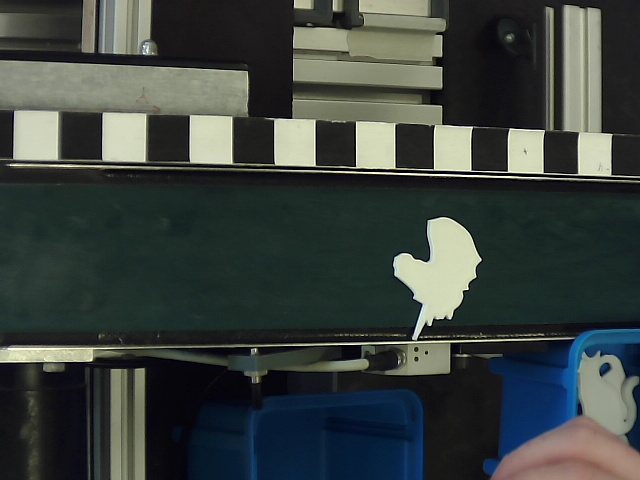
#> input picture misc/vision/test/pictures/bild_105.jpg, 640 x 480 px, found by its file name
$ python bild_analyse_mit_numerierung.py
#> lines starting #> are read from the running program, lines starting #| are printed output that depends on the picture; after the words box and inside, x2 and y2 are one past the last pixel; in counts of white or black regions, pixels touching at a corner belong together
import cv2
import numpy as np

# ---------------------------------------------------------
# 1. Kamera-Kalibrierungsdaten
# ---------------------------------------------------------
camera_matrix = np.array([
    [2710.666860974311, 0.0, 367.8525523358933],
    [0.0, 2766.057464263328, 245.68063913559047],
    [0.0, 0.0, 1.0]
], dtype=np.float32)

dist_coeff = np.array([
    -1.4668410355213393,
    -19.46254234953102,
    -0.0022364037989029096,
    -0.03440200232868026,
    450.2793784546618
], dtype=np.float32)

# ---------------------------------------------------------
# 2. Bild einlesen
# ---------------------------------------------------------
image = cv2.imread("/home/louis/Sync/Studium/4._Semester/Robotik_Projekt/OpenCVTest/test/pictures/bild_105.jpg")
#> image is the input picture: shape (480, 640, 3); mean B, G, R 62.6, 66.2, 59

if image is None:
    raise ValueError("Bild konnte nicht geladen werden!")

# ---------------------------------------------------------
# 3. Bild entzerren
# ---------------------------------------------------------
h, w = image.shape[:2]
#> h = 480; w = 640

# Optimierte neue Kameramatrix (optional, aber empfohlen)
new_camera_matrix, _ = cv2.getOptimalNewCameraMatrix(
    camera_matrix, dist_coeff, (w, h), 1, (w, h)
)

# Entzerrtes Bild erzeugen
undistorted = cv2.undistort(image, camera_matrix, dist_coeff, None, new_camera_matrix)
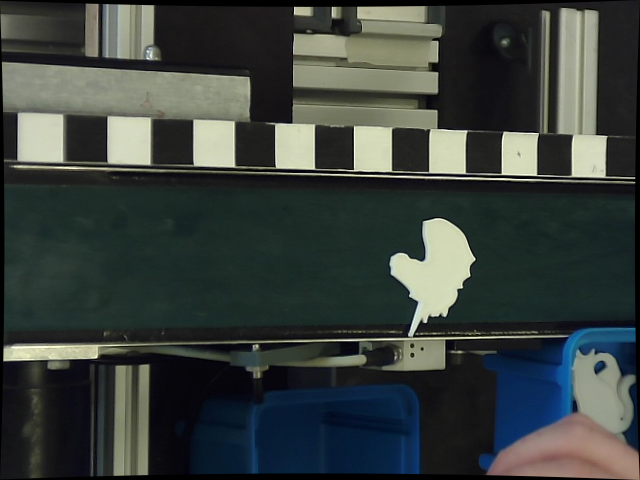
#> undistorted: shape (480, 640, 3); mean B, G, R 60.9, 64.4, 57.5

# ---------------------------------------------------------
# 4. ROI Definition (x, y, breite, höhe) – jetzt im ENTZERRTEN Bild!
# ---------------------------------------------------------
#interest_roi = (10, 113, 615, 194)
interest_roi = (10, 165, 615, 180) # nur für testbilder

x, y, w, h = interest_roi

roi = undistorted[y:y+h, x:x+w]
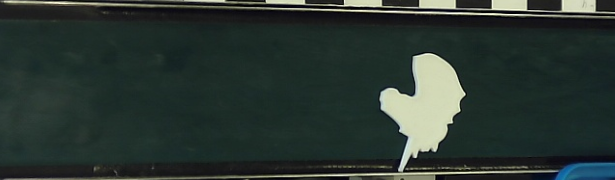
#> roi: shape (180, 615, 3); mean B, G, R 49.7, 54.9, 42.9

# ---------------------------------------------------------
# 5. Weiterverarbeitung wie bisher
# ---------------------------------------------------------
gray = cv2.cvtColor(roi, cv2.COLOR_BGR2GRAY)
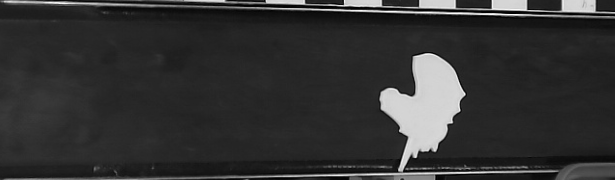
#> gray: shape (180, 615); min 0, max 253, mean 50.7
blur = cv2.GaussianBlur(gray, (5, 5), 0)
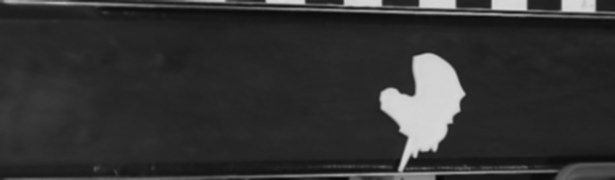
#> blur: shape (180, 615); min 6, max 217, mean 50.7
_, thresh = cv2.threshold(blur, 0, 255, cv2.THRESH_BINARY + cv2.THRESH_OTSU)
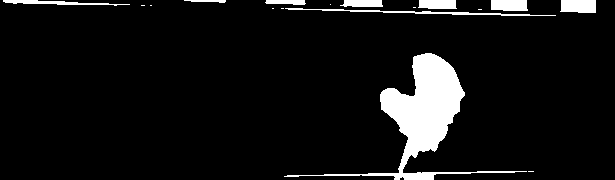
#> thresh: shape (180, 615); 7.5% white; 17 white regions (8 under 20 px)

result = cv2.findContours(thresh, cv2.RETR_EXTERNAL, cv2.CHAIN_APPROX_SIMPLE)
#> result = 17 contours, 8 with area under 20; largest, box (x1, y1, x2, y2) and area: (284, 53, 527, 180) 5386, (560, 0, 596, 13) 392, (491, 0, 528, 11) 340, (418, 0, 457, 9) 280, (285, 8, 556, 16) 240
contours = result[0] if len(result) == 2 else result[1]
#> contours has the same summary as result

contours = [cnt for cnt in contours if cv2.contourArea(cnt) >= 4500]
#> contours = 1 contour; box (x1, y1, x2, y2) and area: (284, 53, 527, 180) 5386
contours = sorted(contours, key=lambda cnt: cv2.moments(cnt)["m10"] / cv2.moments(cnt)["m00"], reverse=True)

if not contours:
    raise RuntimeError("Keine Konturen im ROI gefunden.")

contour = contours[0]
#> contour = contour of 220 points, box (x1, y1, x2, y2) (284, 53, 527, 180), area 5386

print(f"\n{'='*50}")
print(f"  {len(contours)} Kontur(en) im ROI erkannt")
#|   1 Kontur(en) im ROI erkannt
print(f"{'='*50}")


area = cv2.contourArea(contour)
#> area = 5385.5
perimeter = cv2.arcLength(contour, True)
#> perimeter = 884.9
compactness = (4 * np.pi * area) / (perimeter ** 2) if perimeter != 0 else 0
#> compactness = 0.0864

M = cv2.moments(contour)
#> M = moments, m00 5385.5, centre m10/m00, m01/m00 = (423.7, 110.2)
if M["m00"] != 0:
    cx_roi = int(M["m10"] / M["m00"])
#> cx_roi = 423
    cy_roi = int(M["m01"] / M["m00"])
#> cy_roi = 110
else:
    cx_roi, cy_roi = 0, 0

# Schwerpunkt zurück ins Gesamtbild (ENTZERRT)
cx = cx_roi + x
#> cx = 433
cy = cy_roi + y
#> cy = 275

nummer = 1
print(f"\n  Kontur #{nummer}:")
print(f"    Fläche:       {area:.2f} px²")
#|     Fläche:       5385.50 px²
print(f"    Umfang:       {perimeter:.2f} px")
#|     Umfang:       884.86 px
print(f"    Kompaktheit:  {compactness:.3f}")
#|     Kompaktheit:  0.086
print(f"    Schwerpunkt:  ({cx}, {cy})")
#|     Schwerpunkt:  (433, 275)

contour_global = contour + np.array([[x, y]])
#> contour_global = 220 rows, first 8: [435, 218], [434, 219], [431, 219], [430, 220], [427, 220], [426, 221], [424, 221], [423, 222]
cv2.drawContours(undistorted, [contour_global], -1, (0, 255, 0), 2)
cv2.circle(undistorted, (cx, cy), 5, (0, 0, 255), -1)
#> undistorted: shape (480, 640, 3); mean B, G, R 60, 65.3, 56.6
cv2.putText(undistorted, f"#{nummer}", (cx + 10, cy - 10),
            cv2.FONT_HERSHEY_SIMPLEX, 0.7, (255, 0, 0), 2)

print(f"\n{'='*50}\n")

# ROI anzeigen
cv2.rectangle(undistorted, (x, y), (x + w, y + h), (255, 0, 255), 2)
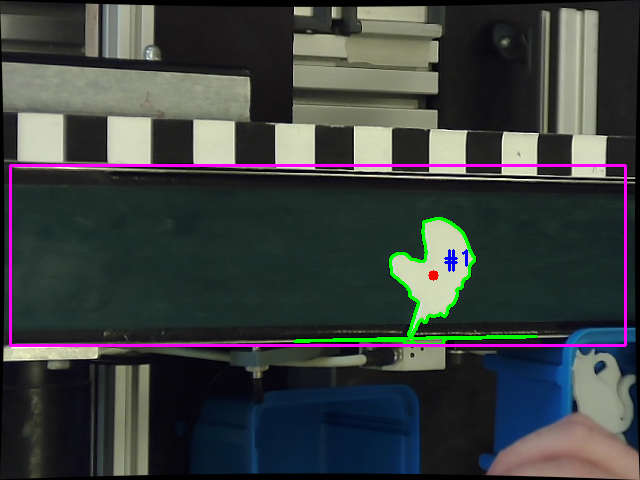
#> undistorted: shape (480, 640, 3); mean B, G, R 62.9, 63.8, 59.2

cv2.imshow("Ergebnis (entzerrt)", undistorted)
cv2.imshow("ROI Threshold", thresh)

cv2.waitKey(0)
cv2.destroyAllWindows()

$ run again, with misc/vision/test/pictures/bild_0.jpg copied over misc/vision/test/pictures/bild_105.jpg
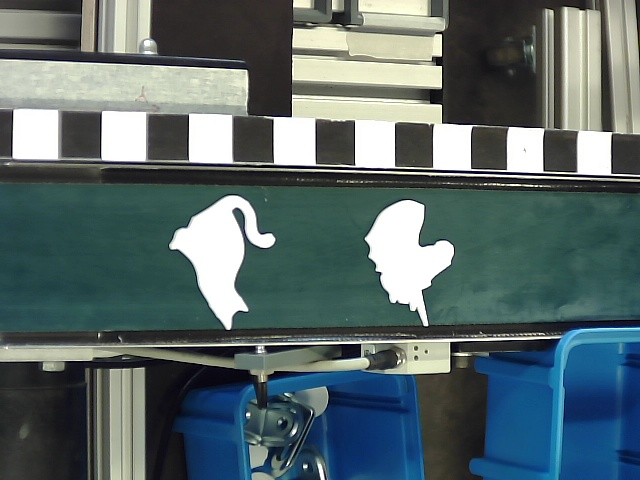
#> input picture misc/vision/test/pictures/bild_0.jpg, 640 x 480 px, found by its file name
#> image is the input picture: shape (480, 640, 3); mean B, G, R 106.7, 105.5, 89.4
#> `_, thresh = cv2.threshold(blur, 0, 255, cv2.THRESH_BINARY + cv2.THRESH..`:
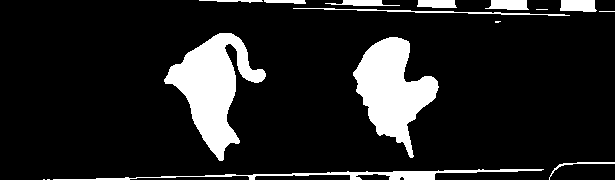
#> thresh: shape (180, 615); 13.1% white; 16 white regions (5 under 20 px)
#> result = 16 contours, 5 with area under 20; largest, box (x1, y1, x2, y2) and area: (164, 33, 266, 161) 5463, (353, 37, 439, 158) 5094, (53, 169, 544, 180) 880, (560, 0, 597, 12) 348, (485, 0, 529, 10) 306
#> `contours = result[0] if len(result) == 2 else result[1]`: contours has the same summary as result
#> `contours = [cnt for cnt in contours if cv2.contourArea(cnt) >= 4500]`: contours = 2 contours; box (x1, y1, x2, y2) and area: (164, 33, 266, 161) 5463, (353, 37, 439, 158) 5094
#> contour = contour of 167 points, box (x1, y1, x2, y2) (353, 37, 439, 158), area 5094
#|   2 Kontur(en) im ROI erkannt
#> area = 5093.5
#> perimeter = 383.3
#> compactness = 0.436
#> M = moments, m00 5093.5, centre m10/m00, m01/m00 = (391.8, 88.76)
#> cx_roi = 391
#> cy_roi = 88
#> cx = 401
#> cy = 253
#|     Fläche:       5093.50 px²
#|     Umfang:       383.26 px
#|     Kompaktheit:  0.436
#|     Schwerpunkt:  (401, 253)
#> contour_global = 167 rows, first 8: [399, 202], [398, 203], [396, 203], [395, 204], [393, 204], [392, 205], [391, 205], [390, 206]
#> `cv2.rectangle(undistorted, (x, y), (x + w, y + h), (255, 0, 255), 2)`:
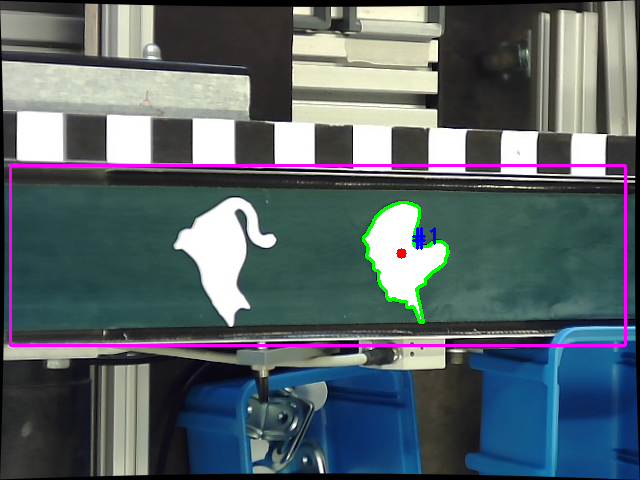
#> undistorted: shape (480, 640, 3); mean B, G, R 105.1, 100.7, 88.2
